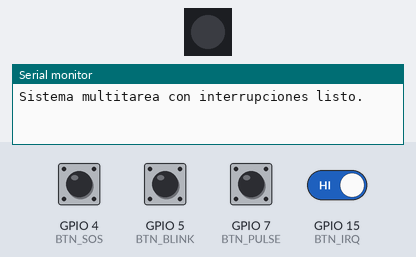
The sketch below on a simulated ESP32-S3. On the bench: 1 RGB LEDs in strip order, left to right, the last lines printed to the serial monitor. Inputs (shaded band) come from the test bench; at power-on: GPIO 4 (BTN_SOS), GPIO 5 (BTN_BLINK), GPIO 7 (BTN_PULSE), GPIO 15 (BTN_IRQ) HIGH. Dim RGB values are drawn brighter than linear.

Above: at 1.2 s.
1.3 s: GPIO 7 (BTN_PULSE) pulled LOW for 0.15 s
At 1.67 s:
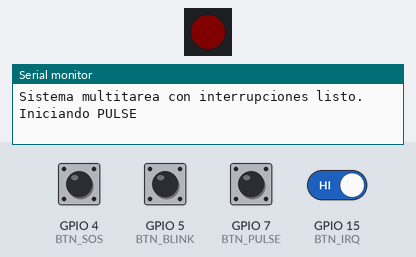
4.3 s: GPIO 15 (BTN_IRQ) driven LOW
At 4.6 s:
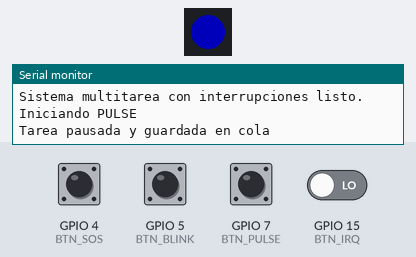
5.8 s: GPIO 7 (BTN_PULSE) pulled LOW for 0.15 s
At 7.54 s:
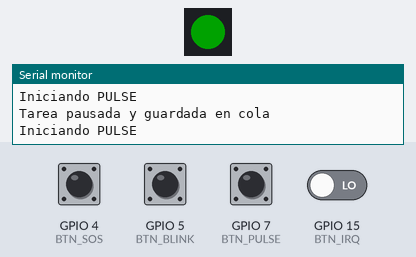
8.9 s: GPIO 4 (BTN_SOS) pulled LOW for 0.15 s
At 11.1 s:
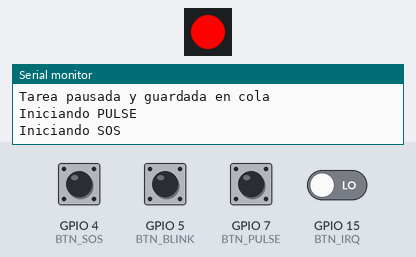
11.9 s: GPIO 7 (BTN_PULSE) pulled LOW for 0.15 s
At 12.36 s:
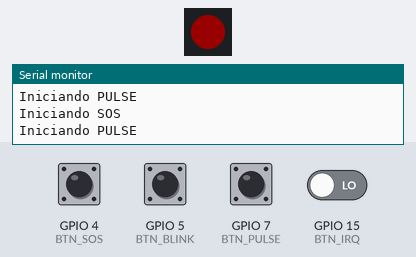
15.0 s: GPIO 5 (BTN_BLINK) pulled LOW for 0.15 s
At 15.35 s:
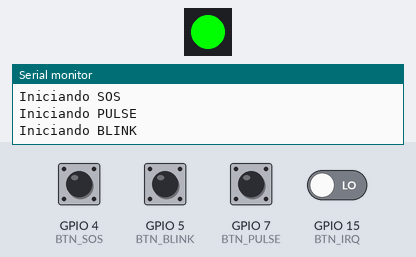
Timing chart, 0 to 19.0 s (numbered marks = the images above; inputs shaded):
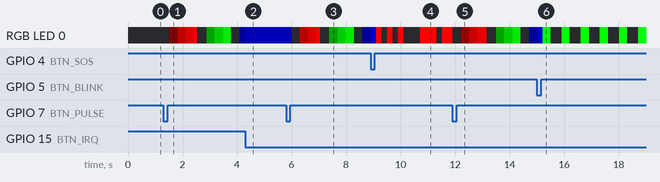

The sketch:

Codigo_IRQ_Memoria.ino
```cpp
#include <Adafruit_NeoPixel.h>

// ------------------------
// CONFIGURACIÓN DE PINES
// ------------------------
#define LED_PIN 48
#define NUMPIXELS 1

#define BTN_SOS   4
#define BTN_BLINK 5
#define BTN_PULSE 7
#define BTN_IRQ   15

Adafruit_NeoPixel pixels(NUMPIXELS, LED_PIN, NEO_GRB + NEO_KHZ800);

// ------------------------
// VARIABLES Y CONSTANTES
// ------------------------
#define DOT_DURATION   200
#define DASH_DURATION  600
#define SYMBOL_SPACE   200
#define LETTER_SPACE   600
#define WORD_SPACE    1400

const char* morseCode[] = {
  ".-", "-...", "-.-.", "-..", ".", "..-.", "--.", "....", "..", ".---",
  "-.-", ".-..", "--", "-.", "---", ".--.", "--.-", ".-.", "...", "-",
  "..-", "...-", ".--", "-..-", "-.--", "--.."
};

enum TaskType { NONE, SOS, BLINK, PULSE };

struct TaskState {
  TaskType type;
  int step;
  String msg;
};

#define MAX_TASKS 5
TaskState taskQueue[MAX_TASKS];
int queueStart = 0;
int queueEnd = 0;

TaskState currentTask = { NONE, 0, "" };

volatile bool irqPressed = false;
bool paused = false;

// ------------------------
// FUNCIONES BÁSICAS
// ------------------------
void IRAM_ATTR irqISR() {
  irqPressed = true;
}

void clearLED() {
  pixels.clear();
  pixels.show();
}

// delay fraccionado para permitir interrupciones inmediatas
bool safeDelay(int totalMs) {
  int waited = 0;
  const int slice = 10;
  while (waited < totalMs) {
    if (irqPressed ||
        digitalRead(BTN_SOS) == LOW ||
        digitalRead(BTN_BLINK) == LOW ||
        digitalRead(BTN_PULSE) == LOW)
      return false;
    delay(slice);
    waited += slice;
  }
  return true;
}

bool blinkColor(uint8_t r, uint8_t g, uint8_t b, int duration) {
  pixels.setPixelColor(0, pixels.Color(r, g, b));
  pixels.show();
  if (!safeDelay(duration)) { clearLED(); return false; }
  clearLED();
  return safeDelay(SYMBOL_SPACE);
}

// ------------------------
// COLA DE TAREAS
// ------------------------
bool enqueueTask(TaskState task) {
  int next = (queueEnd + 1) % MAX_TASKS;
  if (next == queueStart) return false;
  taskQueue[queueEnd] = task;
  queueEnd = next;
  return true;
}

bool dequeueTask(TaskState &task) {
  if (queueStart == queueEnd) return false;
  task = taskQueue[queueStart];
  queueStart = (queueStart + 1) % MAX_TASKS;
  return true;
}

bool queueEmpty() {
  return (queueStart == queueEnd);
}

// ------------------------
// FUNCIONES DE TAREAS
// ------------------------
bool runSOS(TaskState &task) {
  String msg = task.msg;
  for (int i = task.step; i < msg.length(); i++) {
    if (irqPressed) { task.step = i; return false; }
    char c = toupper(msg[i]);
    if (c >= 'A' && c <= 'Z') {
      String morse = morseCode[c - 'A'];
      for (int j = 0; j < morse.length(); j++) {
        if (!blinkColor(255, 0, 0, morse[j] == '.' ? DOT_DURATION : DASH_DURATION))
          { task.step = i; return false; }
      }
      if (!safeDelay(LETTER_SPACE - SYMBOL_SPACE)) { task.step = i; return false; }
    } else if (c == ' ') {
      if (!safeDelay(WORD_SPACE - LETTER_SPACE)) { task.step = i; return false; }
    }
  }
  return true;
}

bool runBlink(TaskState &task) {
  for (int i = task.step; i < 7; i++) {
    if (!blinkColor(0, 255, 0, 300)) { task.step = i; return false; }
    if (!safeDelay(200)) { task.step = i; return false; }
  }
  return true;
}

bool runPulse(TaskState &task) {
  uint8_t colors[7][3] = {
    {255, 0, 0}, {0, 255, 0}, {0, 0, 255},
    {255, 255, 0}, {255, 0, 255}, {0, 255, 255},
    {255, 255, 255}
  };

  for (int t = task.step; t < 7; t++) {
    if (irqPressed) { task.step = t; return false; }

    uint8_t r = colors[t % 7][0];
    uint8_t g = colors[t % 7][1];
    uint8_t b = colors[t % 7][2];

    for (int brightness = 0; brightness <= 255; brightness += 5) {
      if (irqPressed) { task.step = t; return false; }
      pixels.setPixelColor(0, pixels.Color(
        (r * brightness) / 255,
        (g * brightness) / 255,
        (b * brightness) / 255));
      pixels.show();
      if (!safeDelay(15)) { task.step = t; return false; }
    }

    clearLED();
    if (!safeDelay(200)) { task.step = t; return false; }
  }
  return true;
}

// ------------------------
// LOOP PRINCIPAL
// ------------------------
void setup() {
  pixels.begin();
  clearLED();
  Serial.begin(115200);

  pinMode(BTN_SOS, INPUT_PULLUP);
  pinMode(BTN_BLINK, INPUT_PULLUP);
  pinMode(BTN_PULSE, INPUT_PULLUP);
  pinMode(BTN_IRQ, INPUT_PULLUP);

  attachInterrupt(digitalPinToInterrupt(BTN_IRQ), irqISR, FALLING);

  Serial.println("Sistema multitarea con interrupciones listo.");
}

void loop() {
  // --- BOTONES PARA TAREAS ---
  if (digitalRead(BTN_SOS) == LOW) {
    currentTask = { SOS, 0, "SOS" };
    paused = false; irqPressed = false;
    Serial.println("Iniciando SOS");
    delay(200);
  }
  if (digitalRead(BTN_BLINK) == LOW) {
    currentTask = { BLINK, 0, "" };
    paused = false; irqPressed = false;
    Serial.println("Iniciando BLINK");
    delay(200);
  }
  if (digitalRead(BTN_PULSE) == LOW) {
    currentTask = { PULSE, 0, "" };
    paused = false; irqPressed = false;
    Serial.println("Iniciando PULSE");
    delay(200);
  }

  // --- INTERRUPCIÓN POR IRQ ---
  if (irqPressed) {
    irqPressed = false;
    if (!paused && currentTask.type != NONE) {
      enqueueTask(currentTask);
      Serial.println("Tarea pausada y guardada en cola");
      currentTask.type = NONE;
      paused = true;
    } else if (paused && !queueEmpty()) {
      dequeueTask(currentTask);
      Serial.println("Reanudando tarea guardada");
      paused = false;
    } else {
      Serial.println("Nada que pausar o reanudar");
    }
    delay(250);
  }

  // --- EJECUCIÓN ---
  if (!paused && currentTask.type != NONE) {
    bool done = false;
    switch (currentTask.type) {
      case SOS:   done = runSOS(currentTask); break;
      case BLINK: done = runBlink(currentTask); break;
      case PULSE: done = runPulse(currentTask); break;
      default: break;
    }

    if (done) {
      Serial.println("Tarea completada");
      currentTask.type = NONE;
    }
  }

  delay(5);
}
```

Measured:
- after the input at 1.3 s, RGB LED 0: off → RGB(5, 0, 0) after 0.22 s, → RGB(80, 0, 0) 0.30 s later, → RGB(155, 0, 0) 0.30 s later, → RGB(230, 0, 0) 0.30 s later, … (10 changes in this stretch)
- after the input at 5.8 s, RGB LED 0: RGB(0, 0, 75) → off after 0.20 s, → RGB(75, 0, 0) 0.30 s later, → RGB(150, 0, 0) 0.30 s later, → RGB(225, 0, 0) 0.30 s later, … (11 changes in this stretch)
